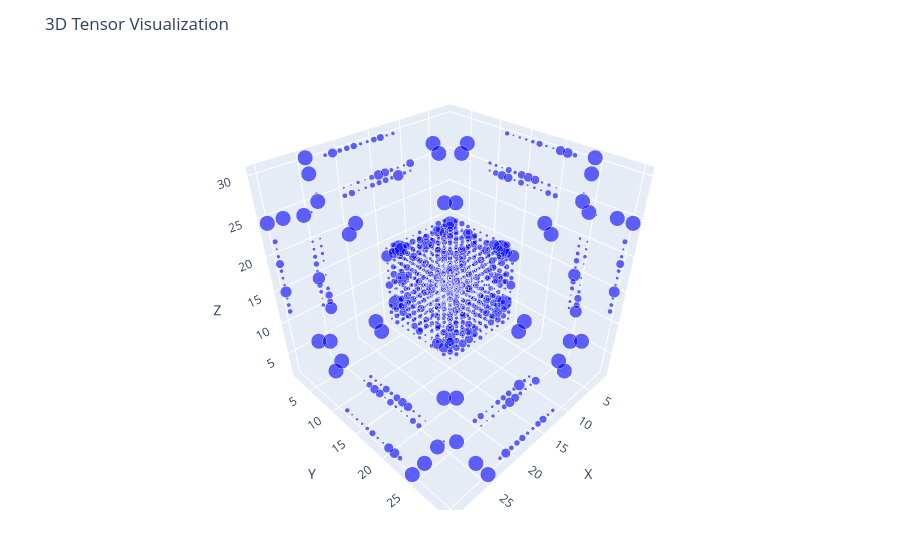

Notebook code for this chart:
### Code cell
strata = toSurfaceTensor(hypgraph_ten)
plotTensor(strata.tensor)

### Figure 1 — Plotly figure (JSON) as saved in the notebook; plotly's stock layout.template omitted (floating-point values rounded to 4 significant figures; data arrays with more than 128 entries replaced by an {"elided": "..."} marker saying what was removed)
{"data": [{"marker": {"color": "blue", "opacity": 0.6, "size": {"elided": "1515 float values"}}, "mode": "markers", "type": "scatter3d", "x": {"elided": "1515 int values"}, "y": {"elided": "1515 int values"}, "z": {"elided": "1515 int values"}}], "layout": {"margin": {"b": 50, "l": 50, "r": 50, "t": 60}, "scene": {"aspectmode": "cube", "xaxis": {"range": [1, 31], "title": "X"}, "yaxis": {"range": [1, 31], "title": "Y"}, "zaxis": {"range": [1, 31], "title": "Z"}}, "title": "3D Tensor Visualization"}}
